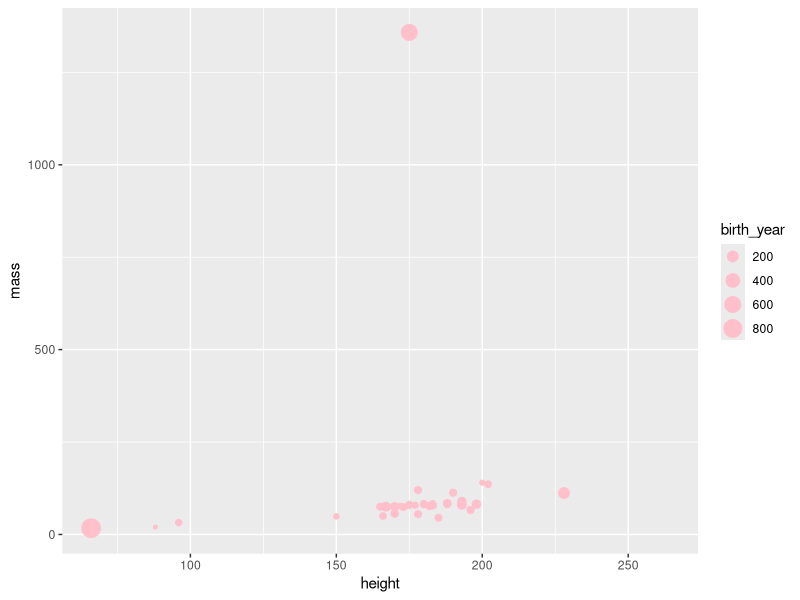
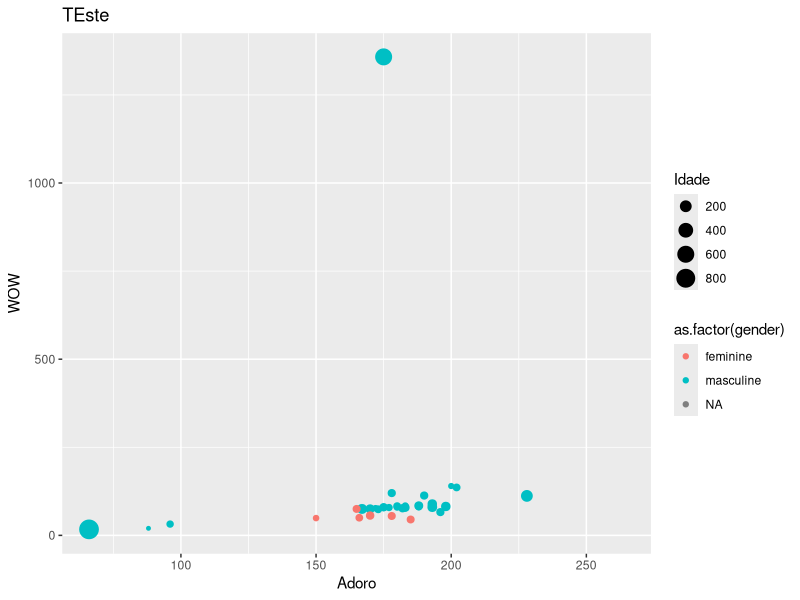

Reproduce these figures in R, in order.
## ---- chunk 1
library(tidyverse)
glimpse(starwars)
## ---- chunk 2
ggplot(starwars, 
       aes(x = height, y = mass, color = gender, size = birth_year)) +
  geom_point(color = "pink")
## ---- chunk 3
ggplot(starwars, 
       aes(x = height, y = mass, color = as.factor(gender), size = birth_year)) +
  geom_point() +
  labs(
    title = "TEste",
    x = "Adoro", 
    y = "WOW",
    size = "Idade"
    )
## ---- chunk 4

## ---- chunk 5

## ---- chunk 6

## ---- chunk 7

